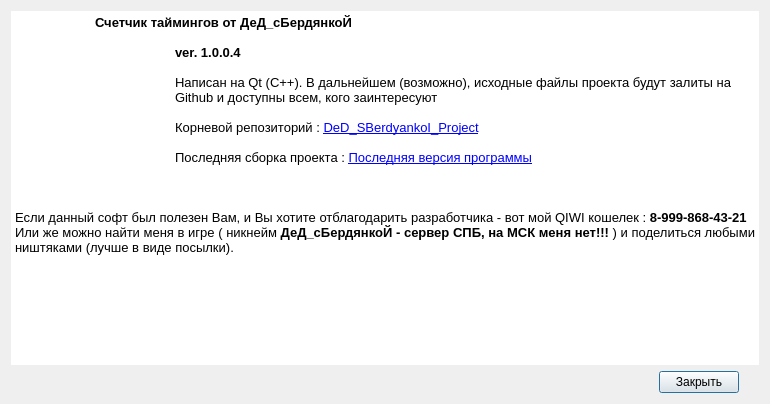
<?xml version="1.0" encoding="UTF-8"?>
<ui version="4.0">
 <class>About</class>
 <widget class="QDialog" name="About">
  <property name="geometry">
   <rect>
    <x>0</x>
    <y>0</y>
    <width>770</width>
    <height>404</height>
   </rect>
  </property>
  <property name="windowTitle">
   <string>О программе</string>
  </property>
  <property name="windowIcon">
   <iconset resource="resourses_and_icons.qrc">
    <normaloff>:/Filling/Mainwindow/AboutIcon.png</normaloff>:/Filling/Mainwindow/AboutIcon.png</iconset>
  </property>
  <property name="sizeGripEnabled">
   <bool>false</bool>
  </property>
  <property name="modal">
   <bool>false</bool>
  </property>
  <layout class="QGridLayout" name="gridLayout">
   <item row="0" column="0">
    <widget class="QTextBrowser" name="textBrowser">
     <property name="frameShape">
      <enum>QFrame::NoFrame</enum>
     </property>
     <property name="html">
      <string>&lt;!DOCTYPE HTML PUBLIC &quot;-//W3C//DTD HTML 4.0//EN&quot; &quot;http://www.w3.org/TR/REC-html40/strict.dtd&quot;&gt;
&lt;html&gt;&lt;head&gt;&lt;meta name=&quot;qrichtext&quot; content=&quot;1&quot; /&gt;&lt;style type=&quot;text/css&quot;&gt;
p, li { white-space: pre-wrap; }
&lt;/style&gt;&lt;/head&gt;&lt;body style=&quot; font-family:'MS Shell Dlg 2'; font-size:8.25pt; font-weight:400; font-style:normal;&quot;&gt;
&lt;p style=&quot; margin-top:0px; margin-bottom:0px; margin-left:0px; margin-right:0px; -qt-block-indent:0; text-indent:0px;&quot;&gt;&lt;img src=&quot;:/Filling/LogoDB.jpg&quot; width=&quot;140&quot; height=&quot;100&quot; /&gt;&lt;span style=&quot; font-size:10pt;&quot;&gt;	&lt;/span&gt;&lt;span style=&quot; font-size:10pt; font-weight:600;&quot;&gt;Счетчик таймингов от ДеД_сБердянкоЙ&lt;/span&gt;&lt;/p&gt;
&lt;p style=&quot;-qt-paragraph-type:empty; margin-top:0px; margin-bottom:0px; margin-left:0px; margin-right:0px; -qt-block-indent:0; text-indent:0px; font-size:10pt; font-weight:600;&quot;&gt;&lt;br /&gt;&lt;/p&gt;
&lt;p style=&quot; margin-top:0px; margin-bottom:0px; margin-left:0px; margin-right:0px; -qt-block-indent:0; text-indent:0px;&quot;&gt;&lt;span style=&quot; font-size:10pt; font-weight:600;&quot;&gt;		ver. 1.0.0.4&lt;/span&gt;&lt;span style=&quot; font-size:10pt;&quot;&gt;	&lt;/span&gt;&lt;/p&gt;
&lt;p style=&quot;-qt-paragraph-type:empty; margin-top:0px; margin-bottom:0px; margin-left:0px; margin-right:0px; -qt-block-indent:0; text-indent:0px; font-size:10pt;&quot;&gt;&lt;br /&gt;&lt;/p&gt;
&lt;p style=&quot; margin-top:0px; margin-bottom:0px; margin-left:0px; margin-right:0px; -qt-block-indent:0; text-indent:0px;&quot;&gt;&lt;span style=&quot; font-size:10pt;&quot;&gt;		Написан на Qt (C++). В дальнейшем (возможно), исходные файлы проекта будут залиты на&lt;/span&gt;&lt;/p&gt;
&lt;p style=&quot; margin-top:0px; margin-bottom:0px; margin-left:0px; margin-right:0px; -qt-block-indent:0; text-indent:0px;&quot;&gt;&lt;span style=&quot; font-size:10pt;&quot;&gt;		Github и доступны всем, кого заинтересуют		&lt;/span&gt;&lt;/p&gt;
&lt;p style=&quot;-qt-paragraph-type:empty; margin-top:0px; margin-bottom:0px; margin-left:0px; margin-right:0px; -qt-block-indent:0; text-indent:0px; font-size:10pt;&quot;&gt;&lt;br /&gt;&lt;/p&gt;
&lt;p style=&quot; margin-top:0px; margin-bottom:0px; margin-left:0px; margin-right:0px; -qt-block-indent:0; text-indent:0px;&quot;&gt;&lt;span style=&quot; font-size:10pt;&quot;&gt;		Корневой репозиторий : &lt;/span&gt;&lt;a href=&quot;https://yadi.sk/d/wQ0M0Dn03UaSEg&quot;&gt;&lt;span style=&quot; font-size:10pt; text-decoration: underline; color:#0000ff;&quot;&gt;DeD_SBerdyankoI_Project&lt;/span&gt;&lt;/a&gt;&lt;/p&gt;
&lt;p style=&quot;-qt-paragraph-type:empty; margin-top:0px; margin-bottom:0px; margin-left:0px; margin-right:0px; -qt-block-indent:0; text-indent:0px; font-size:10pt;&quot;&gt;&lt;br /&gt;&lt;/p&gt;
&lt;p style=&quot; margin-top:0px; margin-bottom:0px; margin-left:0px; margin-right:0px; -qt-block-indent:0; text-indent:0px;&quot;&gt;&lt;span style=&quot; font-size:10pt;&quot;&gt;		Последняя сборка проекта : &lt;/span&gt;&lt;a href=&quot;https://yadi.sk/d/oZWkMuRh3UaSF9&quot;&gt;&lt;span style=&quot; font-size:10pt; text-decoration: underline; color:#0000ff;&quot;&gt;Последняя версия программы&lt;/span&gt;&lt;/a&gt;&lt;/p&gt;
&lt;p style=&quot;-qt-paragraph-type:empty; margin-top:0px; margin-bottom:0px; margin-left:0px; margin-right:0px; -qt-block-indent:0; text-indent:0px; font-size:10pt;&quot;&gt;&lt;br /&gt;&lt;/p&gt;
&lt;p style=&quot;-qt-paragraph-type:empty; margin-top:0px; margin-bottom:0px; margin-left:0px; margin-right:0px; -qt-block-indent:0; text-indent:0px; font-size:10pt;&quot;&gt;&lt;br /&gt;&lt;/p&gt;
&lt;p style=&quot;-qt-paragraph-type:empty; margin-top:0px; margin-bottom:0px; margin-left:0px; margin-right:0px; -qt-block-indent:0; text-indent:0px; font-size:10pt;&quot;&gt;&lt;br /&gt;&lt;/p&gt;
&lt;p style=&quot; margin-top:0px; margin-bottom:0px; margin-left:0px; margin-right:0px; -qt-block-indent:0; text-indent:0px;&quot;&gt;&lt;span style=&quot; font-size:10pt;&quot;&gt;Если данный софт был полезен Вам, и Вы хотите отблагодарить разработчика - вот мой QIWI кошелек : &lt;/span&gt;&lt;span style=&quot; font-size:10pt; font-weight:600;&quot;&gt;8-999-868-43-21&lt;/span&gt;&lt;/p&gt;
&lt;p align=&quot;justify&quot; style=&quot; margin-top:0px; margin-bottom:0px; margin-left:0px; margin-right:0px; -qt-block-indent:0; text-indent:0px;&quot;&gt;&lt;span style=&quot; font-size:10pt;&quot;&gt;Или же можно найти меня в игре ( никнейм &lt;/span&gt;&lt;span style=&quot; font-size:10pt; font-weight:600;&quot;&gt;ДеД_сБердянкоЙ - сервер СПБ, на МСК меня нет!!! &lt;/span&gt;&lt;span style=&quot; font-size:10pt;&quot;&gt;) и поделиться любыми ништяками (лучше в виде посылки).&lt;/span&gt;&lt;/p&gt;&lt;/body&gt;&lt;/html&gt;</string>
     </property>
     <property name="openExternalLinks">
      <bool>true</bool>
     </property>
    </widget>
   </item>
   <item row="1" column="0">
    <layout class="QHBoxLayout" name="horizontalLayout">
     <item>
      <spacer name="horizontalSpacer">
       <property name="orientation">
        <enum>Qt::Horizontal</enum>
       </property>
       <property name="sizeHint" stdset="0">
        <size>
         <width>40</width>
         <height>20</height>
        </size>
       </property>
      </spacer>
     </item>
     <item>
      <widget class="QPushButton" name="AboutButton">
       <property name="text">
        <string>Закрыть</string>
       </property>
      </widget>
     </item>
     <item>
      <spacer name="horizontalSpacer_2">
       <property name="orientation">
        <enum>Qt::Horizontal</enum>
       </property>
       <property name="sizeType">
        <enum>QSizePolicy::Fixed</enum>
       </property>
       <property name="sizeHint" stdset="0">
        <size>
         <width>20</width>
         <height>20</height>
        </size>
       </property>
      </spacer>
     </item>
    </layout>
   </item>
  </layout>
 </widget>
 <resources>
  <include location="resourses_and_icons.qrc"/>
 </resources>
 <connections>
  <connection>
   <sender>AboutButton</sender>
   <signal>clicked()</signal>
   <receiver>About</receiver>
   <slot>close()</slot>
   <hints>
    <hint type="sourcelabel">
     <x>155</x>
     <y>263</y>
    </hint>
    <hint type="destinationlabel">
     <x>234</x>
     <y>258</y>
    </hint>
   </hints>
  </connection>
 </connections>
</ui>
